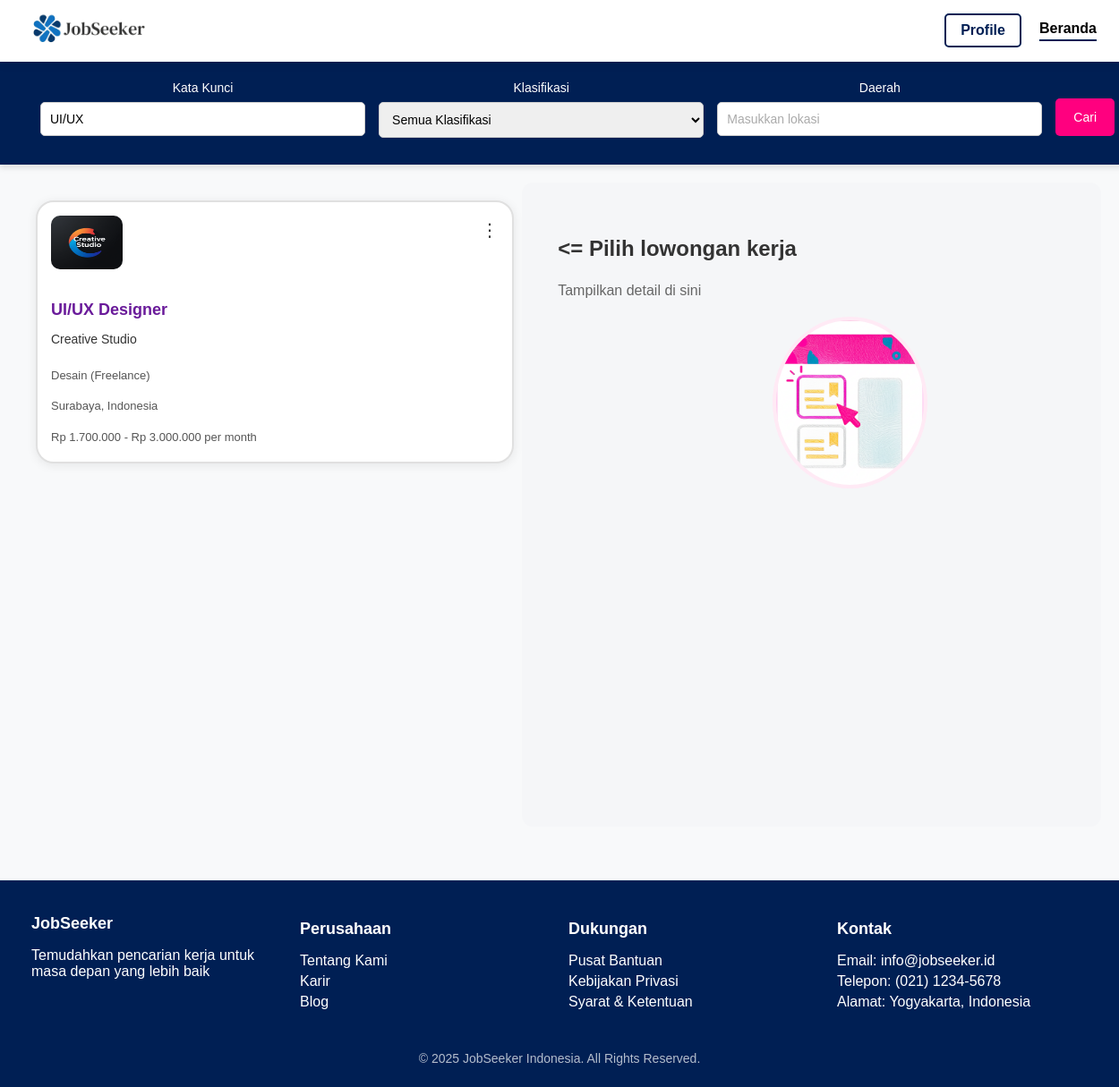
The page /dashboard_employer.php?keyword=UI/UX on the database as committed earlier.
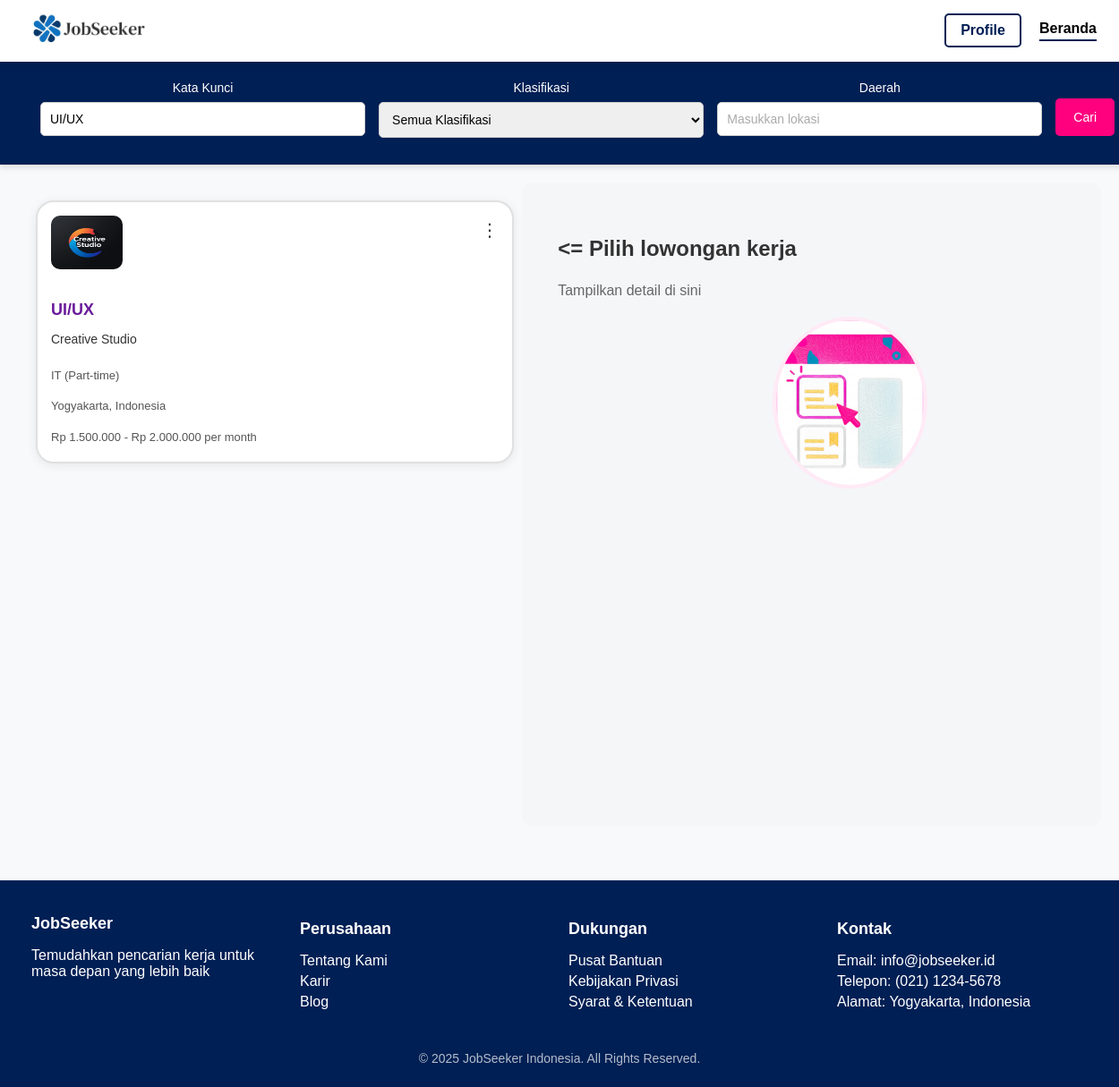
The same page on the database as committed later.
### tables this page shows
CREATE TABLE `lowongan` (
  `id` int(11) NOT NULL,
  `judul` varchar(255) NOT NULL,
  `perusahaan` varchar(255) NOT NULL,
  `kategori` varchar(100) NOT NULL,
  `lokasi` varchar(255) NOT NULL,
  `gaji` varchar(100) NOT NULL,
  `tipe` varchar(50) NOT NULL,
  `slug` varchar(255) NOT NULL,
  `logo` varchar(255) NOT NULL,
  `deskripsi` text DEFAULT NULL,
  `kualifikasi` text DEFAULT NULL,
  `batas_lamaran` date DEFAULT NULL,
  `created_at` timestamp NOT NULL DEFAULT current_timestamp()
);

### dashboard_employer.php (the view, shortened to what this page needs)
<?php
include 'koneksi.php';
$keyword  = $_GET['keyword'] ?? '';
$lokasi   = $_GET['lokasi'] ?? '';
$sql = "SELECT * FROM lowongan WHERE 1=1";
if (!empty($keyword)) {
    $sql .= " AND (judul LIKE '%" . $conn->real_escape_string($keyword) . "%' OR perusahaan LIKE '%" . $conn->real_escape_string($keyword) . "%')";
}
$sql .= " ORDER BY id DESC";
$result = $conn->query($sql);
?>
<!DOCTYPE html>
<html lang="id">
<head>
<link rel="stylesheet" href="styles/index.css?v=<?= time(); ?>">
</head>
<body>
<div class="navbar-container">
    <nav class="navbar">
        <a href="index.php" class="logo">
            <img src="assets/logo website/jobseeker.png" alt="Logo Web" />
        </a>
        <div class="nav-right">
            <a href="profile_employer.php"><button class="outline-button">Profile</button></a>
            <ul class="breadcrumb">
                <li><a href="index.php" class="nav-item active">Beranda</a></li>
            </ul>
        </div>
    </nav>
</div>
<div class="search-box">
  <form method="GET">
    <div class="search-group">
      <div class="search-field">
        <label for="keyword">Kata Kunci</label>
        <input type="text" name="keyword" placeholder="Masukkan kata kunci" value="<?= htmlspecialchars($keyword) ?>">
      </div>
      <div class="search-field">
      <label for="kategori">Klasifikasi</label>
          <select name="kategori">
          <option value="">Semua Klasifikasi</option>
          </select>
      </div>
      <div class="search-field">
        <label for="lokasi">Daerah</label>
        <input type="text" name="lokasi" placeholder="Masukkan lokasi" value="<?= htmlspecialchars($lokasi) ?>">
      </div>
      <button type="submit">Cari</button>
    </div>
  </form>
</div>
<div class="main-container">
  <div class="job-list">
    <?php if ($result && $result->num_rows > 0): ?>
      <?php while($row = $result->fetch_assoc()): ?>
        <div class="job-card" data-slug="<?= htmlspecialchars($row['slug']) ?>">
          <div class="menu-container">
            <button class="menu-button">⋮</button>
          </div>
          <img src="<?= htmlspecialchars($row['logo'] ?? '/path/to/default-logo.png') ?>" alt="<?= htmlspecialchars($row['perusahaan']) ?>" style="height: 60px; margin-bottom: 15px;">
          <div style="font-size: 18px; font-weight: bold; color: #6a1b9a; margin-top: 5px;">
              <?= htmlspecialchars($row['judul']) ?>
          </div>
          <div style="font-size: 14px; color: #333; margin-bottom: 10px;">
              <?= htmlspecialchars($row['perusahaan']) ?>
          </div>
          <div style="font-size: 13px; color: #555; margin-bottom: 5px;">
              <?= htmlspecialchars($row['kategori']) ?> (<?= htmlspecialchars($row['tipe']) ?>)
          </div>
          <div style="font-size: 13px; color: #555; margin-bottom: 5px;">
              <?= htmlspecialchars($row['lokasi']) ?>
          </div>
          <div style="font-size: 13px; color: #555; margin-bottom: 5px;">
              <?= htmlspecialchars($row['gaji']) ?>
          </div>
        </div>
      <?php endwhile; ?>
    <?php else: ?>
      <p>Tidak ada lowongan ditemukan.</p>
    <?php endif; ?>
  </div>
<div class="job-details" id="job-detail">
  <div class="job-placeholder">
    <h2><= Pilih lowongan kerja</h2>
    <p>Tampilkan detail di sini</p>
    <img src="assets/background/lihat.png" alt="Logo Web" />
  </div>
</div>
</div>
<footer class="footer">
    <div class="footer-container">
        <div class="footer-section">
            <h3>JobSeeker</h3>
            <p>Temudahkan pencarian kerja untuk masa depan yang lebih baik</p>
        </div>
        <div class="footer-section">
            <h4>Perusahaan</h4>
            <ul>
                <li><a href="#">Tentang Kami</a></li>
                <li><a href="#">Karir</a></li>
                <li><a href="#">Blog</a></li>
            </ul>
        </div>
        <div class="footer-section">
            <h4>Dukungan</h4>
            <ul>
                <li><a href="#">Pusat Bantuan</a></li>
                <li><a href="#">Kebijakan Privasi</a></li>
                <li><a href="#">Syarat & Ketentuan</a></li>
            </ul>
        </div>
        <div class="footer-section">
            <h4>Kontak</h4>
            <ul>
                <li>Email: info@jobseeker.id</li>
                <li>Telepon: (021) 1234-5678</li>
                <li>Alamat: Yogyakarta, Indonesia</li>
            </ul>
        </div>
    </div>
    <div class="footer-copy">
        <p>&copy; 2025 JobSeeker Indonesia. All Rights Reserved.</p>
    </div>
</footer>
</body>
</html>

Rows that differ between the two databases and show on the page:
removed lowongan: logo (picture), judul "UI/UX Designer", perusahaan "Creative Studio", kategori "Desain", tipe "Freelance", lokasi "Surabaya, Indonesia", gaji "Rp 1.700.000 - Rp 3.000.000 per month"
now on this page (row edited): lowongan: logo (picture), judul "UI/UX", perusahaan "Creative Studio", kategori "IT", tipe "Part-time", lokasi "Yogyakarta, Indonesia", gaji "Rp 1.500.000 - Rp 2.000.000 per month"
